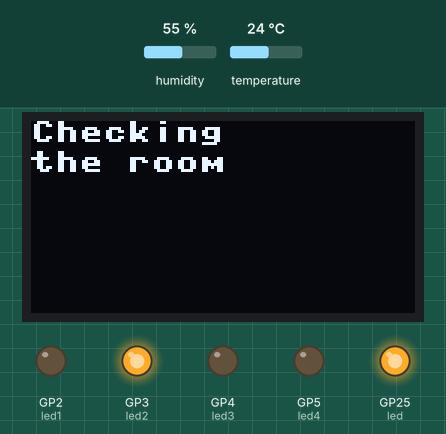
This program was run on a simulated Raspberry Pi Pico running MicroPython. Shown: 128×64 one-colour display, output pins drawn as LEDs (lit = HIGH). Dashed ring = blinking. Inputs (shaded band) come from the test bench; at power-on: humidity 55 %, temperature 24 °C. Library files of the repository ran but are not shown: ssd1306.py.

Above: at 3.1 s.
At 16.2 s:
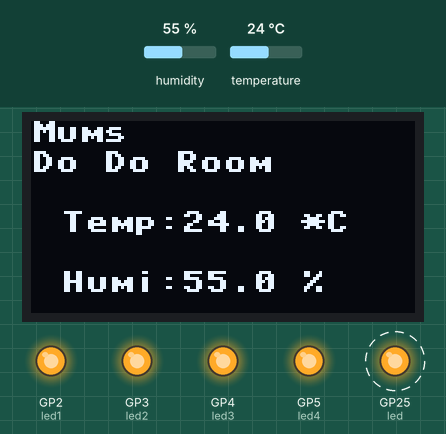
16.3 s: humidity set to 22 %
At 18.2 s:
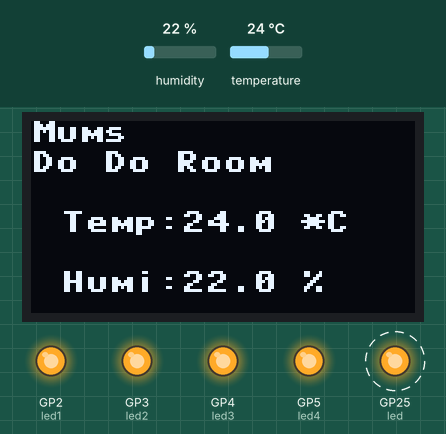
19.3 s: temperature set to 12 °C
At 20.6 s:
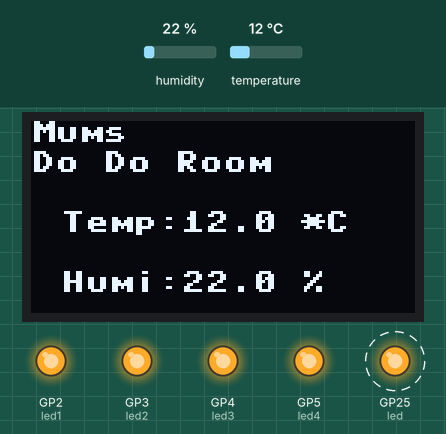
22.3 s: humidity set to 40 %
At 24.4 s:
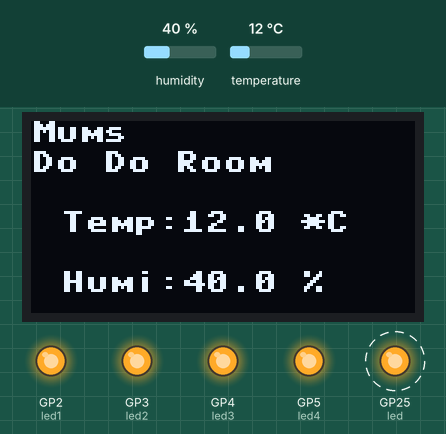
25.3 s: temperature set to 19 °C
Timing chart, 0 to 29.3 s (numbered marks = the images above; inputs shaded):
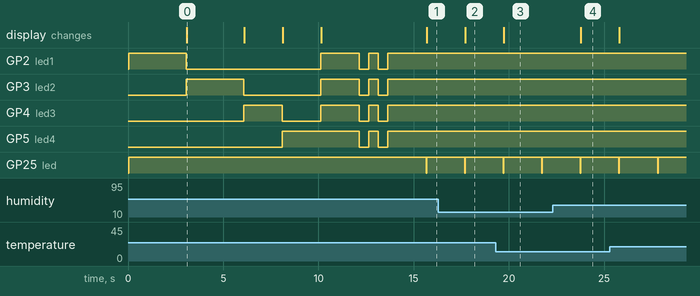

The program:

do_do.py
```python
#import libraries
from machine import Pin, I2C
from ssd1306 import SSD1306_I2C
import utime as time
from dht import DHT11, InvalidChecksum
import sys

#define oled i2c pins and initialise
i2c = I2C(0, scl=Pin(1), sda=Pin(0), freq=400000)
oled = SSD1306_I2C(128, 64, i2c)

#define leds
led = machine.Pin(25, machine.Pin.OUT)
led.value(1)
led1 = machine.Pin(2, machine.Pin.OUT)
led2 = machine.Pin(3, machine.Pin.OUT)
led3 = machine.Pin(4, machine.Pin.OUT)
led4 = machine.Pin(5, machine.Pin.OUT)

#welcome message
led1.value(0)
led2.value(0)
led3.value(0)
led4.value(0)
oled.fill(0)
oled.text("Hello mum",0,0)
oled.show()
led1.value(1)
time.sleep(3)
led1.value(0)
led2.value(1)
oled.fill(0)
oled.text("Checking", 0,0)
oled.text("the room", 0,10)
oled.show()
time.sleep(3)
led2.value(0)
led3.value(1)
oled.fill(0)
oled.text("Hope you're", 0,0)
oled.text("well", 0, 10)
oled.show()
time.sleep(2)
led3.value(0)
led4.value(1)
oled.fill(0)
oled.text("Don't forget", 0, 0)
oled.text("to tidy your", 0, 10)
oled.text("Do Do room", 0, 20)
oled.show()
time.sleep(2)
led1.value(1)
led2.value(2)
led3.value(3)
oled.fill(0)
oled.text("Remember...", 0,0)
oled.text("You're",0,10)
oled.text("very special",0,20)
oled.show()
time.sleep(2)
led1.value(0)
led2.value(0)
led3.value(0)
led4.value(0)
time.sleep(0.5)
led1.value(1)
led2.value(1)
led3.value(1)
led4.value(1)
time.sleep(0.5)
led1.value(0)
led2.value(0)
led3.value(0)
led4.value(0)
time.sleep(0.5)

#DHT11
pin = Pin(28, Pin.OUT, Pin.PULL_DOWN)
sensor = DHT11(pin)

# loop
while True:
    led.value(1)
    led1.value(1)
    led2.value(1)
    led3.value(1)
    led4.value(1)
    time.sleep(2)
    led.value(0)

    # Clear the oled display in case it has junk on it.
    oled.fill(0)

    # Add some text
    oled.text("Mums",0,0)
    oled.text("Do Do Room", 0, 10)
    oled.text("Temp: ",10,30)
    oled.text(str(sensor.temperature),50,30)
    oled.text("*C",90,30)

    oled.text("Humi: ",10,50)
    oled.text(str(sensor.humidity),50,50)
    oled.text("%",90,50)
    oled.show()
```

Measured:
- after the input at 16.3 s, the display: changes after 1.4 s (image 2)
- after the input at 19.3 s, the display: changes after 0.43 s (image 3)
- after the input at 22.3 s, the display: changes after 1.5 s (image 4)
- by itself, GP5 (led4): alternates HIGH for 0.50 s and LOW for 0.50 s, 4 changes in all, then stays HIGH
- by itself, GP25 (led): alternates HIGH for 2.0 s and LOW for 0.03 s
- what the display in image 0 shows lasts 3.0 s, from 3.1 s to 6.1 s
